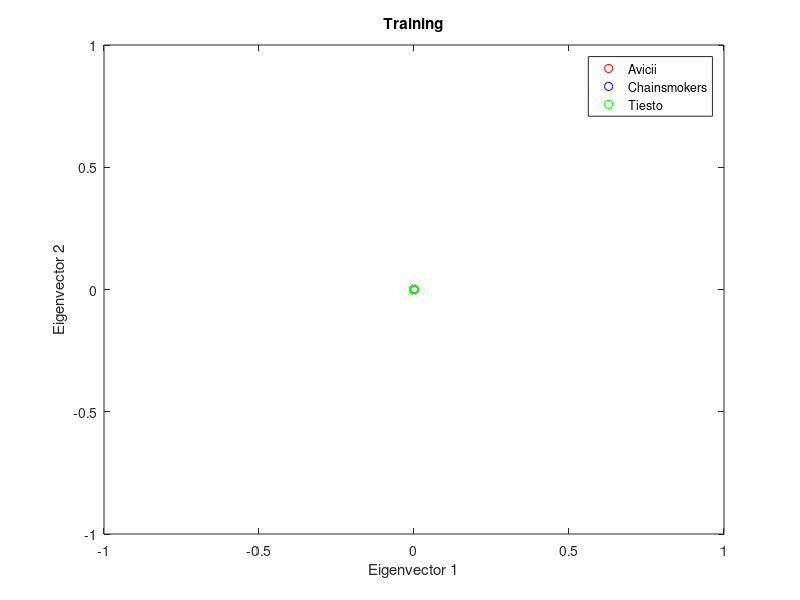

Recreate this plot in MATLAB. (Note: this script raises an error after producing the figure.)
clear; close all; clc;

files = dir('music/Test 2/');
minsize = 193138; % Initial runs to find this number
full_data = zeros(300, 32769*8);
counter = 0;
split_data = randperm(100);
for file = files(3:end)'
    [y, Fs] = audioread(strcat('music/Test 2/', file.name));
    disp(file.name)
    y = mean(y, 2);
    for ii=1:20
        yy = y(Fs*(ii*5):Fs*(ii*5 + 5));
        full_data(counter*20 + ii,:) = reshape(abs(spectrogram(yy)), [1 32769*8])';
    end
    counter = counter + 1;
end
full_data = full_data';
X = full_data(:, [split_data 100 + split_data 200 + split_data]);
X2 = [X(:, 51:100) X(:, 151:200) X(:, 251:300)];
X = [X(:, 1:50) X(:, 101:150) X(:, 201:250)];
%% Test 1 Band Classification
% Naruto, Polo G, Avicii
% playblocking(audioplayer(yy,Fs))
an = 50; nn = 50; rn = 50;
feature=38; 
[U,S,V] = svd(X,'econ');
songs = S*V';
avicii = songs(1:feature,1:an);
chainsmokers = songs(1:feature,an+1:an+nn);
tiesto = songs(1:feature,an+nn+1:an+nn+rn);

mu = mean(songs(1:feature,:));
ma = mean(avicii,2);
mn = mean(chainsmokers,2);
mr = mean(tiesto,2);

%% 
Sw=0;  % within class variances
for i=1:an
    Sw = Sw + (avicii(:,i)-ma)*(avicii(:,i)-ma)';
end
for i=1:nn
    Sw = Sw + (chainsmokers(:,i)-mn)*(chainsmokers(:,i)-mn)';
end
for i = 1:rn
    Sw = Sw + (tiesto(:,i)-mr)*(tiesto(:,i)-mr)';
end
Sb = (ma-mu)*(ma-mu)' + (mn-mu)*(mn-mu)' + (mr-mu)*(mr-mu)';
[V2,D] = eig(Sb,Sw);
[~,ind] = max(abs(diag(D)));
w=V2(:,ind); w=w/norm(w,2);

%%
D33 = D;
D33(:,ind) = [];
D33(ind, :) = [];
[~, indx] = max(abs(diag(D33)));
w1 = V2(:, indx + 1); w1 = w1/norm(w1,2);
%%
vavicii = w'*avicii; vchainsmokers = w'*chainsmokers; vtiesto = w'*tiesto;
vavicii1 = w1'*avicii; vchainsmokers1 = w1'*chainsmokers; vtiesto1 = w1'*tiesto;
figure(1)
plot(vavicii, vavicii1, 'ro'); hold on;
plot(vchainsmokers, vchainsmokers1, 'bo');
plot(vtiesto, vtiesto1, 'go'); hold off;
title('Training')
legend("Avicii", 'Chainsmokers', 'Tiesto','Location', 'best')
xlabel("Eigenvector 1")
ylabel("Eigenvector 2")
%%
results = [vavicii vchainsmokers vtiesto];
res2 = [vavicii1 vchainsmokers1 vtiesto1];
tabl = [results' res2'];
trueRes = [repelem("Avicii", 50) repelem("Chainsmokers", 50) repelem("Tiesto", 50)]';
%%
Mdl = fitcknn(tabl,trueRes,'NumNeighbors',45, 'Standardize', 1);
label = predict(Mdl, tabl);
labelz = repelem("",150);
for hh = 1:150
   labelz(hh) = label{hh};
end
c = sum(trueRes==labelz')/150;

%% TEST SET
an2 = 50; nn2 = 50; rn2 = 50;
feature=38; 
[U2,S2,V11] = svd(X2,'econ');
songs2 = S2*V11';
avicii2 = songs2(1:feature,1:an2);
chainsmokers2 = songs2(1:feature,an2+1:an2+nn2);
tiesto2 = songs2(1:feature,an2+nn2+1:an2+nn2+rn2);

mu2 = mean(songs2(1:feature,:));
ma2 = mean(avicii2,2);
mn2 = mean(chainsmokers2,2);
mr2 = mean(tiesto2,2);

%% 
Sw2=0;  % within class variances
for i=1:an2
    Sw2 = Sw2 + (avicii2(:,i)-ma2)*(avicii2(:,i)-ma2)';
end
for i=1:nn2
    Sw2 = Sw2 + (chainsmokers2(:,i)-mn2)*(chainsmokers2(:,i)-mn2)';
end
for i = 1:rn2
    Sw2 = Sw2 + (tiesto2(:,i)-mr2)*(tiesto2(:,i)-mr2)';
end
Sb2 = (ma2-mu2)*(ma2-mu2)' + (mn2-mu2)*(mn2-mu2)' + (mr2-mu2)*(mr2-mu2)';
[V22,D2] = eig(Sb2,Sw2);
[lambda,ind2] = max(abs(diag(D2)));
w2=V22(:,ind2); w2=w2/norm(w2,2);
%%
D332 = D2;
D332(:,ind2) = [];
D332(ind2, :) = [];
[~, indx2] = max(abs(diag(D332)));
w12 = V22(:, indx2 + 1); w12 = w12/norm(w12,2);
%%
vavicii2 = w2'*avicii2; vchainsmokers2 = w2'*chainsmokers2; vtiesto2 = w2'*tiesto2;
vavicii12 = w12'*avicii2; vchainsmokers12 = w12'*chainsmokers2; vtiesto12 = w12'*tiesto2;
results2 = [vavicii2 vchainsmokers2 vtiesto2];
res22 = [vavicii12 vchainsmokers12 vtiesto12];
tabl2 = [results2' res22'];
trueRes2 = [repelem("Avicii", 50) repelem("Chainsmokers", 50) repelem("Tiesto", 50)]';
%%
label2 = predict(Mdl, tabl2);
labelz2 = repelem("",150);
for hh = 1:150
   labelz2(hh) = label2{hh};
end
c2 = sum(trueRes2==labelz2')/150;
%%
figure(2)
plot(vavicii2, vavicii12, 'ro'); hold on;
plot(vchainsmokers2, vchainsmokers12, 'bo');
plot(vtiesto2, vtiesto12, 'go'); hold off;
title('Testing')
legend("Avicii", 'Chainsmokers', 'Tiesto','Location', 'best')
xlabel("Eigenvector 1")
ylabel("Eigenvector 2")